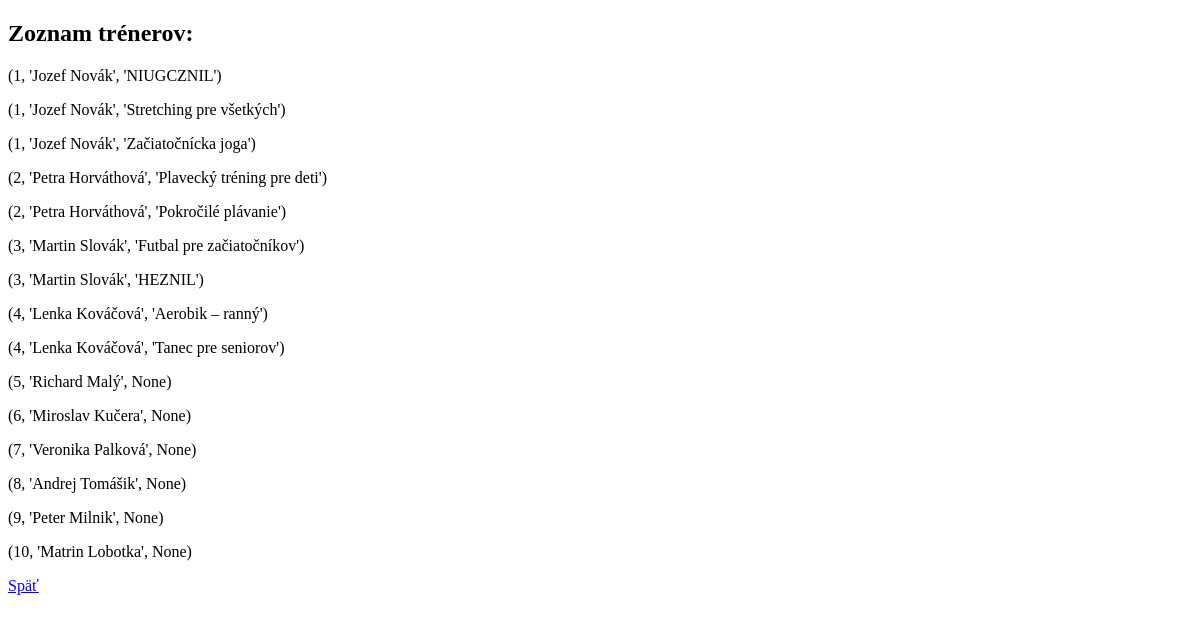
Page /treneri on the earlier database version.
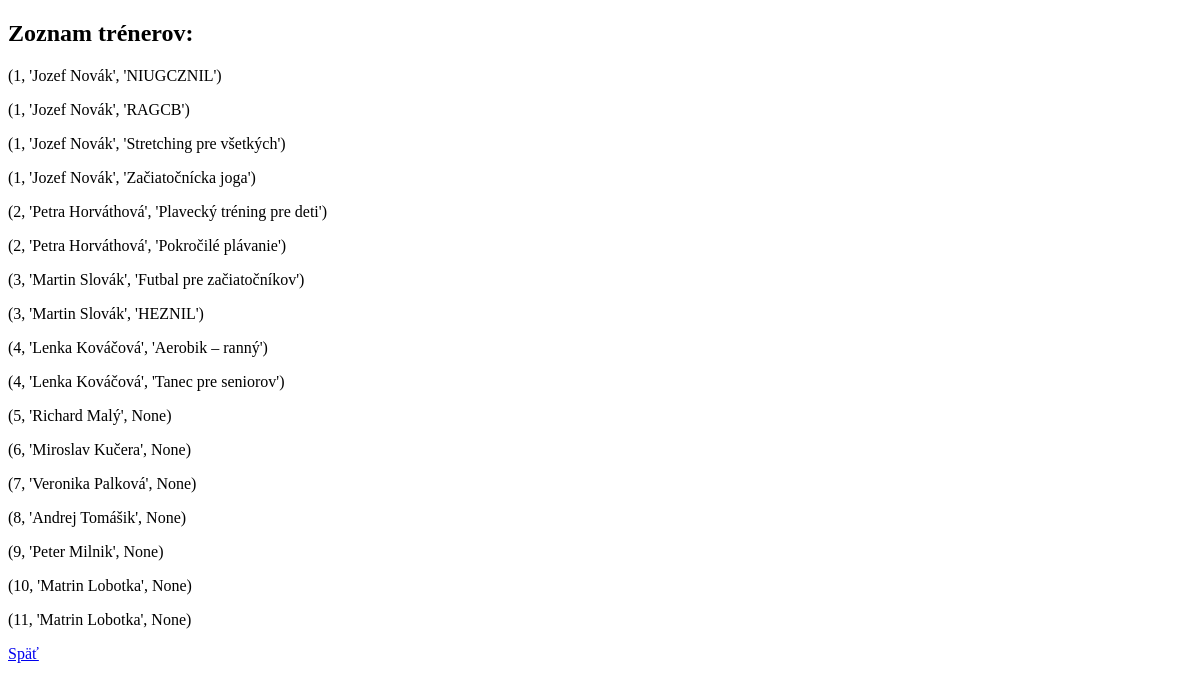
Same page on the later database version.
### tables this page shows
CREATE TABLE Kurzy (
    ID_kurzu INTEGER PRIMARY KEY,
    Nazov_kurzu TEXT NOT NULL,
    Typ_sportu TEXT,
    Max_pocet_ucastnikov INTEGER,
    ID_trenera INTEGER NOT NULL,
    FOREIGN KEY (ID_trenera) REFERENCES Treneri(ID_trenera)
);

CREATE TABLE Treneri (
    ID_trenera INTEGER PRIMARY KEY,
    Meno TEXT NOT NULL,
    Priezvisko TEXT NOT NULL,
    Specializacia TEXT,
    Telefon TEXT
, Heslo TEXT);

### app.py (the view)
@app.route('/treneri')  # API endpoint
def zobraz_trenerov():
    conn = pripoj_db()
    cursor = conn.cursor()
    cursor.execute("""
        SELECT T.ID_trenera, T.Meno || ' ' || T.Priezvisko as Trener, Nazov_kurzu
        FROM Treneri T LEFT JOIN Kurzy K ON T.ID_trenera = K.ID_trenera
    """)
    treneri = cursor.fetchall()
    conn.close()
    return render_template("treneri.html", treneri=treneri)

### app.py (called while the page is built)
def pripoj_db():
    conn = sqlite3.connect("kurzy.db")
    return conn

### templates/treneri.html (shortened to what this page needs)
<!DOCTYPE html>
<html>
<head>
</head>
<body>
    <h2>Zoznam trénerov:</h2>
    {% for trener in treneri: %}
        <p>{{ trener }}</p>
    {% endfor %}
    <a href="/">Späť</a>
</body>
</html>

Differences in the rows shown:
added Kurzy: trener "(1, 'Jozef Novák', 'RAGCB')"
added Treneri: trener "(11, 'Matrin Lobotka', None)"
